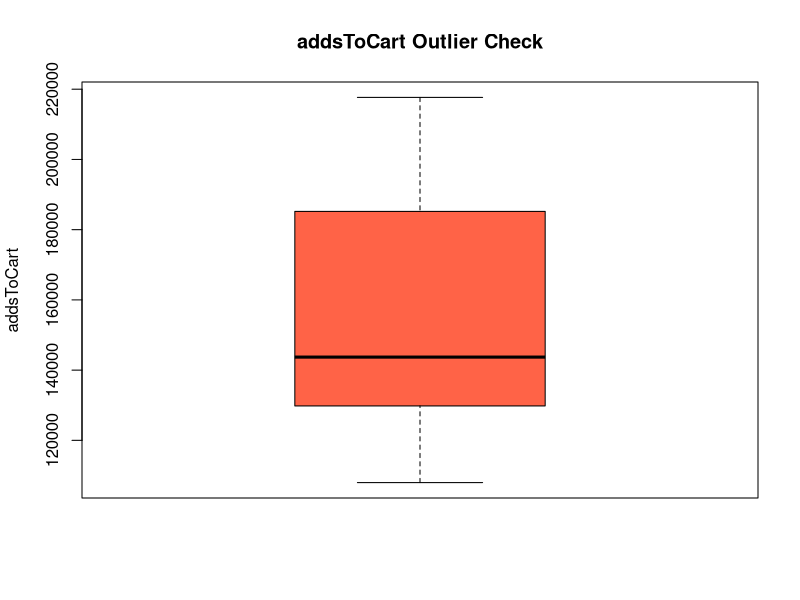
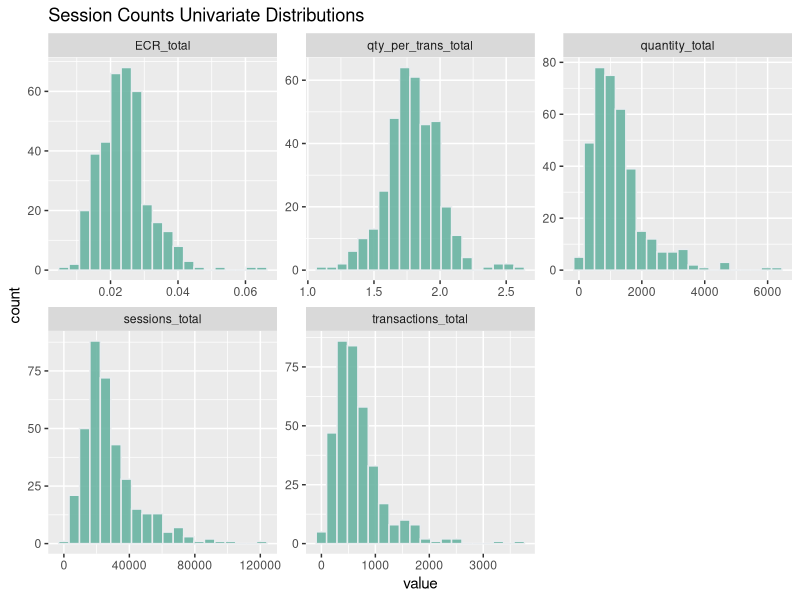
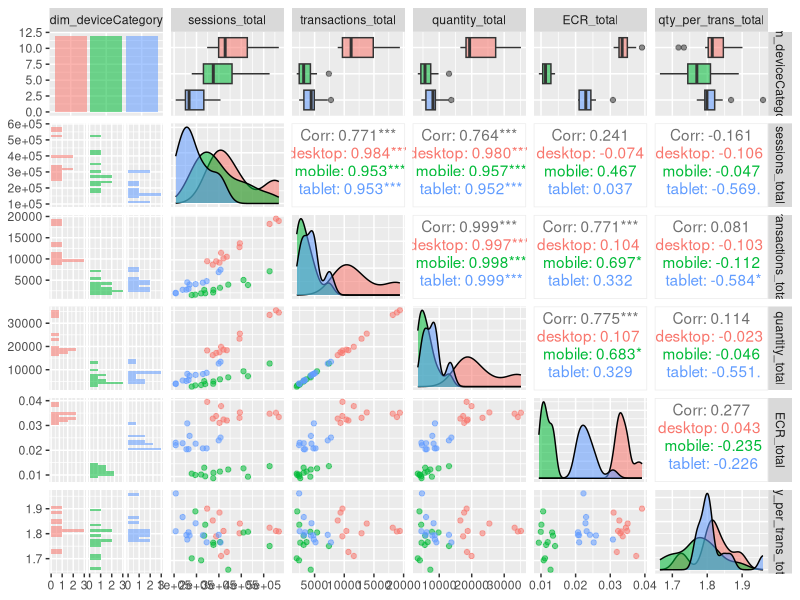
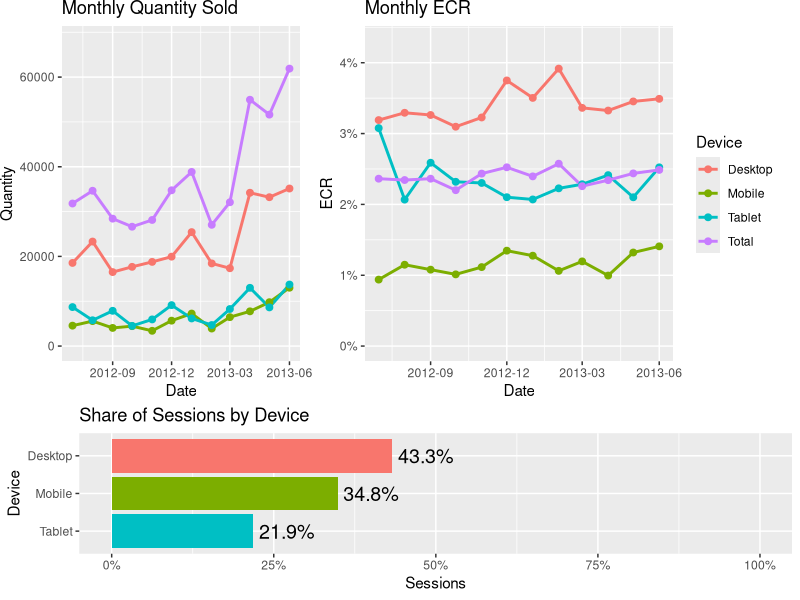
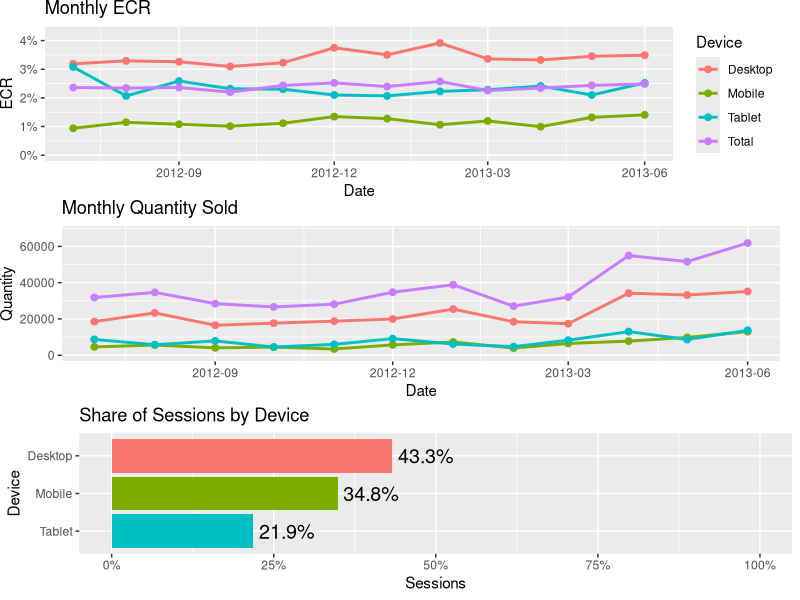
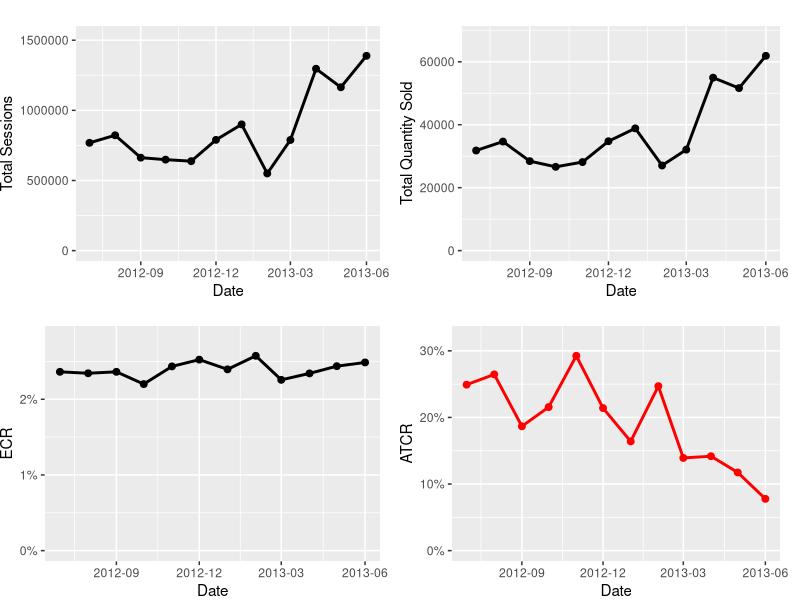

R code for these plots, in order:
## ---- chunk 1
#packages mentioned explicitly in guidance
library(tidyverse)
library(openxlsx)
#used to quickly visualize variable's relationships
library(GGally)
#used to arrange plots together
library(gridExtra)
knitr::opts_chunk$set(echo = TRUE)
## ---- chunk 2
#set working directory & load data
setwd("C:/Users/Will/Documents/IXIS_Test/Ecommerce_Data_Sci_Challenge")
#loading data
adds_df <- read.csv("DataAnalyst_Ecom_data_addsToCart.csv")
session_df <- read.csv("DataAnalyst_Ecom_data_sessionCounts.csv")
## ---- chunk 3
#first lets verify data types
str(adds_df)
str(session_df)
#adds_df seems fine, could convert the dates into a date object
#but doesn't seem necessary

#session_df on the other hand requires some conversions, again I could convert
#the dates into a date object but I'll actually do the separate() approach
session_df <- session_df %>% 
  #separating the date column into month, date, and year
  separate(dim_date, c("month","day","year"), "/", convert = TRUE)
#while we are at it, lets rename QTY to follow the naming convetions of other vairables
session_df <- session_df %>% rename(quantity = QTY)
#next dim_browser and dim_deviceCategory should be factors
session_df$dim_browser <- as.factor(session_df$dim_browser)
session_df$dim_deviceCategory <- as.factor(session_df$dim_deviceCategory)
#okay data types are all addressed except dim_browser is a factor with
#57 levels, it makes sense to condense that

#but first lets perform de-duplication since duplicates could influence
#browser frequency
setdiff(session_df %>% distinct(), session_df)
#it seems there are no duplicates so we are good to proceed

#now it is time to finish addressing data type issues
#looking at counts and deciles of browser frequency to determine a cut off
session_df %>% count(dim_browser) %>% arrange(desc(n)) %>% mutate(decile = ntile(n, 10))
#lets just do a cut off at the top 25 browsers, and lump the rest into other
session_df$dim_browser <- fct_lump_n(session_df$dim_browser, 25)
#verifying it worked
#session_df%>% count(dim_browser) %>% arrange(desc(n))

#creating a function to check for NAs
NAcheck <- function(df) {
  names <- c()
  percent_of_missing_values <- c()
  for(i in 1:ncol(df)) { # for-loop over columns in the data frame
    
    #adding the name of each column to a vector
    names <- append(names, colnames(df[i]))
    #adding the amount of missing values of each column to a vector
    percent_of_missing_values <- append(percent_of_missing_values, sum(is.na(df[,i]))/nrow(df))
  }
  #using the two vectors to output a data frame 
  #with the names of columns and their amount of missing values
  data.frame(names, percent_of_missing_values)
}

#checking for missing values
NAcheck(adds_df)
NAcheck(session_df)
#seems there are no missing values

#next lets verify the dates span a 12 month period
#and there isn't any odd overlap we would have to take into account
session_df %>%
  select(month, year) %>%
  distinct() %>%
  arrange(month)
#seems the date range of the sent data is correct

#next lets check for anomalous values/outliers
#adds_df is so small I manually reviewed it for errors
#but to be diligent lets make a quick and dirty box plot
boxplot(adds_df$addsToCart,
        main = "addsToCart Outlier Check",
        ylab = "addsToCart", 
        col = "tomato")
#the data seems plausible with no egregious outliers

#now sessions_df is much larger and must be assessed through code and visualizations
#lets start by looking at daily data
daily_s_df <- session_df %>%
  #grouping by day and month so we can summarize each statistic by day
  group_by(month, day) %>%
  #removing year
  dplyr::select(-c(year)) %>%
  #summarizing the daily average and standard deviation for each statistic
  summarise_if(is.numeric, list(total = sum)) %>%
  #calculating ECR to look at that as well
  mutate(ECR_total = transactions_total/sessions_total) %>%
  mutate(qty_per_trans_total = quantity_total/transactions_total)
#un-grouping data
daily_s_df <- daily_s_df %>% ungroup

#looking at univariate distributions to assess for anomalies
ggplot(gather(daily_s_df %>%
                #since we are looking at data summarized by day and month
                #it doesn't make sense to look at these variables
                dplyr::select(-c(day, month)) %>%
                dplyr::select(where(is.numeric))),
       aes(value)) + 
    geom_histogram(fill="#69b3a2", color="#e9ecef", alpha=0.9, bins = 20) + 
    facet_wrap(~key, scales = 'free') +
    labs(title = "Session Counts Univariate Distributions")
#there is a slight chance for an outlier in sessions avg per day
#and a significant chance for an outlier in transactions avg per day
#maybe something went viral, or there was a sale, let's investigate

#seems Jan 12th and June 8th are the odd ones out
daily_s_df %>% arrange(desc(transactions_total))
#it is quite odd that they are one off days
#sessions are at the high end of their distribution these days
#but more significantly it corresponds with a max for Quantity
#which may seem obvious but this led me to discover there can be transactions
#with a corresponding quantity of zero, indicating maybe transactions are recorded
#before a purchase is finalized, this may be something that should be addressed
#in terms of improving data collection or leveraged with additional data assets
#to discover why prospective customers start but do not complete transactions

#looking at mean, median, quantiles, max, min etc. of the variables
summary(daily_s_df)

#visualizing all variable pairs
session_df %>%
  #grouping by device and month so we can summarize each statistic
  group_by(dim_deviceCategory, month) %>%
  #removing year and day
  dplyr::select(-c(year, day)) %>%
  #summarizing the daily average and standard deviation for each statistic
  summarise_if(is.numeric, list(total = sum)) %>%
  #calculating ECR to look at that as well
  mutate(ECR_total = transactions_total/sessions_total) %>%
  #also assessing quantity sold per transaction
  mutate(qty_per_trans_total = quantity_total/transactions_total) %>%
  ungroup() %>%
  #removing month from the pairwise assessment
  dplyr::select(-c(month)) %>%
  #finally conducting a pairwise visualization
  GGally::ggpairs(aes(colour = dim_deviceCategory, alpha = 0.4))
#transactions and quantity sold are extremely correlated
## ---- chunk 4
device_ag_df <- session_df %>% 
  #using the group_by() and summarize() functions to calculate the totals of 
  #numeric variables by device category and month
  #I also include year for clarity about the past 12 month period being analyzed
  group_by(dim_deviceCategory, month, year) %>%
  summarise_if(is.numeric, sum) %>%
  #adding a column for the effective conversion rate
  mutate(ECR = transactions/sessions) %>%
  #mutating year just for clarification
  mutate(year = year + 2000) %>%
  #capitalizing device names for plotting
  mutate(dim_deviceCategory = str_to_title(dim_deviceCategory)) %>%
  dplyr::select(-c(day))
#ungrouping
device_ag_df <- device_ag_df %>% ungroup()

#arranging the data for intuitive display
device_ag_df <- device_ag_df %>% arrange(dim_deviceCategory, year, month)
#seems this part of the deliverable displays correctly
device_ag_df

#creating a visualization of avg monthly session share by device
p1 <- device_ag_df %>% group_by(dim_deviceCategory) %>% 
  dplyr::select(-c(month, year)) %>%
  #calculating the monthly average
  summarize_if(is.numeric, list(monthly_avg = mean)) %>%
  #calculating the percent of monthly average sessions each device accounts for
  mutate(prc_ses_m_avg = sessions_monthly_avg/sum(sessions_monthly_avg)) %>%
  #making a bar plot ordered by device share of avg monthly sessions
  #which is the same as the share of total sessions, which is a
  #much more intuitive framing for stakeholders
  ggplot(aes(reorder(dim_deviceCategory, prc_ses_m_avg),
             prc_ses_m_avg, fill=dim_deviceCategory)) +
  geom_col(show.legend = FALSE) +
  scale_y_continuous(labels = scales::percent, limits = c(0,1)) +
  #assigning colors that correspond to each device, will be used consistently
  scale_fill_manual(values = c("Desktop" = "#F8766D",
                               "Mobile"="#7CAE00",
                               "Tablet"="#00BFC4",
                               "Total"="#C77CFF")) +
  coord_flip() +
  #adding a label to the bar plot
  geom_text(size = 5,
            aes(label = scales::percent(round(prc_ses_m_avg, 3)),
                y = prc_ses_m_avg),
            hjust = -.1) +
  labs(title = "Share of Sessions by Device", 
       x = "Device", 
       y = "Sessions")

#this simply adds 12 new rows corresponding to the monthly
#totals across all devices for each statistic
device_ag_df <- rbind(device_ag_df, session_df %>% 
  #using the group_by() and summarize() functions to calculate the totals of 
  #numeric variables by device category and month
  #I also include year for clarity about the past 12 month period being analyzed
  group_by(year, month) %>%
  dplyr::select(-c(day)) %>%
  summarise_if(is.numeric, sum) %>%
  #adding a column for the effective conversion rate
  mutate(ECR = transactions/sessions) %>%
  #mutating year just for clarification
  mutate(year = year + 2000) %>%
  mutate(dim_deviceCategory = "Total"))

#adding a column for a formal date object for ggplot visualizations
device_ag_df$Date<-as.Date(with(device_ag_df,paste(year,month,1,sep="-")),"%Y-%m-%d")

#plotting monthly quantity by device
p2 <- ggplot(device_ag_df, aes(x=Date, y = quantity, color = dim_deviceCategory)) +
  geom_line(size = 1) + 
  geom_point(size = 2) +
  scale_fill_manual(values = c("Desktop" = "#F8766D",
                               "Mobile"="#7CAE00",
                               "Tablet"="#00BFC4",
                               "Total"="#C77CFF")) +
  scale_x_date(date_labels= "%Y-%m", date_breaks = "3 months") +
  scale_y_continuous(limits = c(0, max(device_ag_df$quantity*1.1))) +
  labs(x ="Date",
       y ="Quantity", 
       title ="Monthly Quantity Sold") +
  theme(plot.margin = margin(0,.5,0,0, "cm"), 
        legend.position="none")

#plotting monthly ECR by device
p3 <- device_ag_df %>% rename(Device = dim_deviceCategory) %>%
  ggplot( aes(x=Date, y = ECR, color = Device)) +
  geom_line(size = 1) + 
  geom_point(size = 2) +
  scale_fill_manual(values = c("Desktop" = "#F8766D",
                               "Mobile"="#7CAE00",
                               "Tablet"="#00BFC4",
                               "Total"="#C77CFF")) +
  scale_x_date(date_labels= "%Y-%m", date_breaks = "3 months") +
  scale_y_continuous(labels = scales::percent, limits = c(0, max(device_ag_df$ECR*1.1))) +
  labs(x ="Date",
       y ="ECR", 
       title ="Monthly ECR") +
  theme(plot.margin = margin(0,.5,0,0, "cm"))

lay <- rbind(c(1,1,2,2,2),
             c(1,1,2,2,2),
             c(3,3,3,3,3))
grid.arrange(p2, p3, p1, layout_matrix = lay)

#plotting all the visuals in a grid
multiplot <- grid.arrange(p3, p2, p1, heights = c(1,1,1))

#removing date column to reduce redundancy in the final deliverable, 
#could remove month and year columns instead
device_ag_df <- device_ag_df %>% dplyr::select(-c(Date)) %>% 
  #removing the rows for totals across all devices
  filter(dim_deviceCategory != "Total")
## ---- chunk 5
#creating the second deliverable

month_ag_df <- session_df %>% 
  #using the group_by() and summarize() functions to calculate the totals of 
  #numeric variables by device category and month
  #I also include year for clarity about the past 12 month period being analyzed
  group_by(year, month) %>%
  dplyr::select(-c(day)) %>%
  summarise_if(is.numeric, sum) %>%
  #adding a column for the effective conversion rate
  mutate(ECR = transactions/sessions) %>%
  #mutating year just for clarification
  mutate(year = year + 2000)
#ungrouping
month_ag_df <- month_ag_df %>% ungroup()

#now adding addsToCart and ATCR
month_ag_df <- month_ag_df %>%
  left_join(adds_df %>% dplyr::select(-c(dim_year)), by = c("month" = "dim_month")) %>%
  #calculating ATCR
  #small chance this is incorrect since I presume addsToCart is on a per session basis
  mutate(ATCR = addsToCart/sessions)
#verifying the data frame is processed correctly
month_ag_df

#adding a column for a formal date object for ggplot visualizations
month_ag_df$Date<-as.Date(with(month_ag_df,paste(year,month,1,sep="-")),"%Y-%m-%d")

#plotting monthly sessions in the past year
p1 <- ggplot(month_ag_df, aes(x=Date, y = sessions)) +
  geom_line(colour = "black", size = 1) + 
  geom_point(colour = "black", size = 2) +
  scale_x_date(date_labels= "%Y-%m", date_breaks = "3 months") +
  scale_y_continuous(limits = c(0, max(month_ag_df$sessions*1.1))) +
  labs(x ="Date",
       y ="Total Sessions", 
       title ="") +
  theme(plot.margin = margin(0,.5,0,0, "cm"))
#plotting monthly quantity sold in the past year
p2 <- ggplot(month_ag_df, aes(x=Date, y = quantity)) +
  geom_line(colour = "black", size = 1) + 
  geom_point(colour = "black", size = 2) +
  scale_x_date(date_labels= "%Y-%m", date_breaks = "3 months") +
  scale_y_continuous(limits = c(0, max(month_ag_df$quantity*1.1))) +
  labs(x ="Date",
       y ="Total Quantity Sold", 
       title ="") +
  theme(plot.margin = margin(0,.5,0,0, "cm"))
#plotting monthly ECR in the past year
p3 <- ggplot(month_ag_df, aes(x=Date, y = ECR)) +
  geom_line(colour = "black", size = 1) + 
  geom_point(colour = "black", size = 2) +
  scale_x_date(date_labels= "%Y-%m", date_breaks = "3 months") +
  scale_y_continuous(labels = scales::percent,
                     limits = c(0, max(month_ag_df$ECR*1.1))) +
  labs(x ="Date",
       y ="ECR", 
       title ="") +
  theme(plot.margin = margin(0,.5,0,0, "cm"))
#plotting monthly ATCR in the past year
p4 <- ggplot(month_ag_df, aes(x=Date, y = ATCR)) +
  geom_line(colour = "red", size = 1) + 
  geom_point(colour = "red", size = 2) +
  scale_x_date(date_labels= "%Y-%m", date_breaks = "3 months") +
  scale_y_continuous(labels = scales::percent,
                     limits = c(0, max(month_ag_df$ATCR*1.1))) +
  labs(x ="Date",
       y ="ATCR", 
       title ="") +
  theme(plot.margin = margin(0,.5,0,0, "cm"))

#plotting all the visuals in a grid
multiplot <- grid.arrange(p1, p2, p3, p4, nrow = 2)

#finalizing the second deliverable by switching the rows and columns of the data frame
#and adding two additional columns for absolute and relative changes between the past
#2 months
two_month_ag_df <- month_ag_df %>%
  #filtering the two most recent months
  filter(month > 4 & month < 7) %>%
  #removing unnecessary columns
  dplyr::select(-c(year, Date)) %>%
  #reshaping the data to be in a longer format (besides month)
  pivot_longer(cols = -month) %>%
  #then widening the data and using month as the new columns
  pivot_wider(names_from = month) %>%
  #renaming columns with clearer names
  rename("statistic" = 1, "5/2013" = 2, "6/2013" = 3) %>%
  #mutating new columns for absolute and relative changes
  mutate("absolute change" = cur_data()[['6/2013']] - cur_data()[['5/2013']]) %>%
  mutate("relative change" = `absolute change`/`5/2013`) %>%
  as.data.frame()
#verifying the second deliverable is correctly formatted
two_month_ag_df
## ---- chunk 6
#creating an Excel workbook object
wb = createWorkbook()
#adding two worksheets
sheet1 = addWorksheet(wb, "Month*Device Aggregation")
sheet2 = addWorksheet(wb, "2_Month_Comparison")
#writing the deliverable data to the workbook
writeData(wb, sheet1, device_ag_df)
writeData(wb, sheet2, two_month_ag_df)
#styling relative change as a percentage
addStyle(wb, sheet2, style = createStyle(numFmt = "0%"), cols=5, rows=2:(nrow(month_ag_df)+1), gridExpand=TRUE)
#set column widths so cells fit the data
setColWidths(wb, sheet1, cols = 1:ncol(device_ag_df), widths = "auto")
setColWidths(wb, sheet2, cols = 1:ncol(two_month_ag_df), widths = "auto")

#writing the deliverable
saveWorkbook(wb, "Reference_Tables.xlsx", overwrite = TRUE)
saveWorkbook(wb, "Deliverable.xlsx", overwrite = TRUE)
